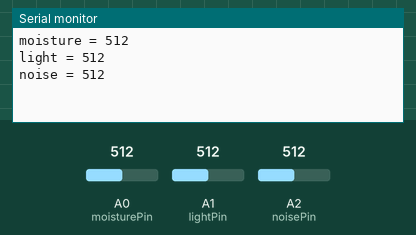
Simulated run of this sketch. Board: Arduino Uno, built with avr-gcc and run on an emulated ATmega328P. Parts: the last lines printed to the serial monitor. The test bench sets the inputs (shaded band); at power-on: A0 (moisturePin) = 512, A1 (lightPin) = 512, A2 (noisePin) = 512.

Above: at 1.8 s.
1.9 s: A0 (moisturePin) set to 716
At 3.3 s:
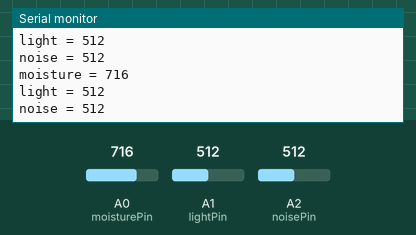
3.4 s: A1 (lightPin) set to 716
4.9 s: A2 (noisePin) set to 716
At 5.8 s:
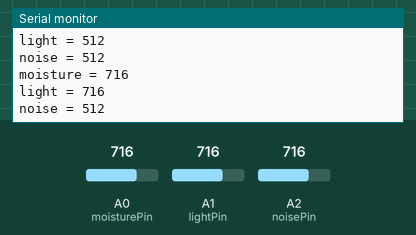
6.4 s: A0 (moisturePin) set to 900
At 7.4 s:
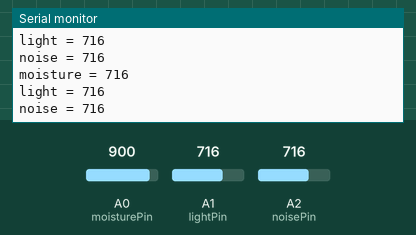
7.9 s: A1 (lightPin) set to 900
At 8.8 s:
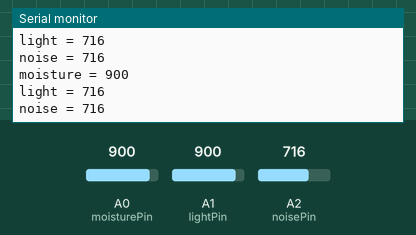
9.4 s: A2 (noisePin) set to 900
At 10.8 s:
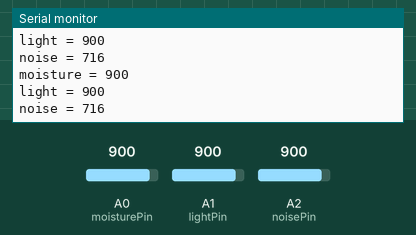
Timing chart, 0 to 11.9 s (numbered marks = the images above; inputs shaded):
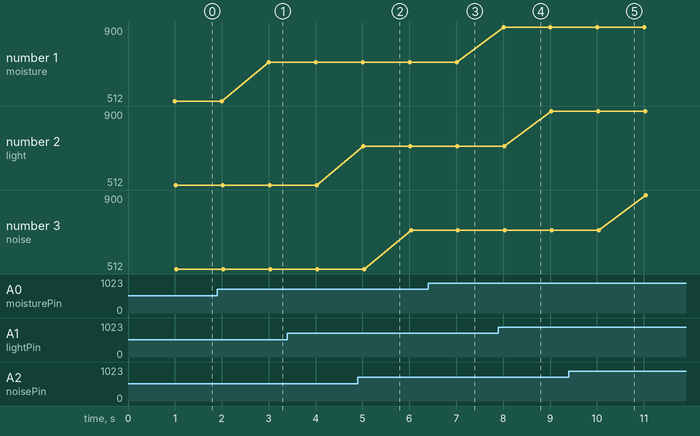

The sketch:

grove_moisture.ino
```cpp
int moisturePin = A0;
int moistureValue = 0;
int lightPin = A1;
int lightValue = 0;
int noisePin = A2;
int noiseValue = 0;
// int temperaturePin = A3;
// int temperatureValue = 0;

void setup() {
  // declare the ledPin as an OUTPUT:
   Serial.begin(9600);
}

void loop() {
  moistureValue = analogRead(moisturePin);
  lightValue = analogRead(lightPin);
  noiseValue = analogRead(noisePin);
  // temperatureValue = analogRead(temperaturePin);

  delay(1000);
  Serial.print("moisture = " );
  Serial.println(moistureValue);
  Serial.print("light = " );
  Serial.println(lightValue);
  Serial.print("noise = " );
  Serial.println(noiseValue);
  // Serial.print("temperature = " );
  // Serial.println(temperatureValue);
}
```

Measured:
- after the input at 1.9 s, the serial monitor: prints a new line after 1.1 s (image 1)
- plotted number 1: 512 → 716 after the input at 1.9 s
